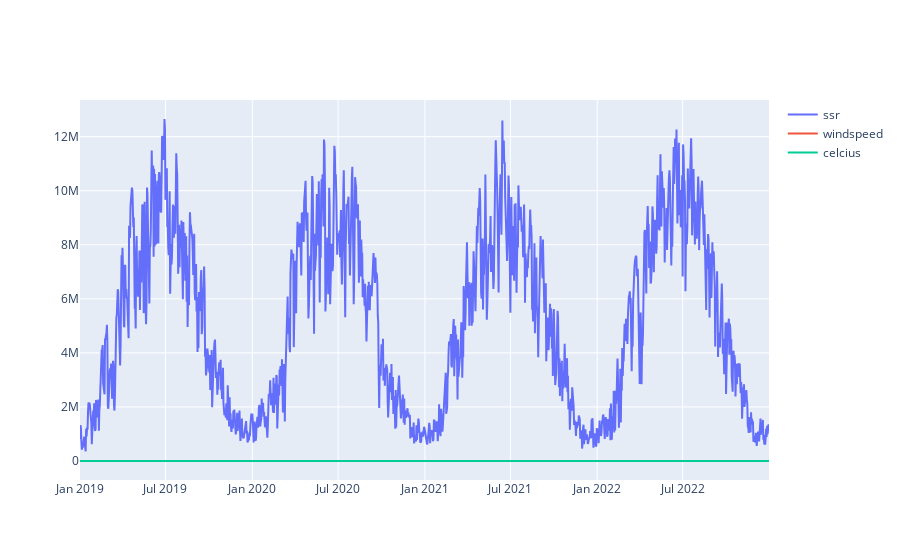

The notebook cell this image was saved under:
### Markdown cell above
## Look at ssr and celsius, bell shaped curve clearly visible

### Code cell
fig = go.Figure()
fig.add_trace(go.Scatter(x=df_new_daily["timestamps"], y=df_new_daily["ssr"], mode='lines', name='ssr'))
fig.add_trace(go.Scatter(x=df_new_daily["timestamps"], y=df_new_daily["windspeed"], mode='lines', name='windspeed'))
fig.add_trace(go.Scatter(x=df_new_daily["timestamps"], y=df_new_daily["celsius"], mode='lines', name='celcius'))
fig.show()

### Figure 1 — Plotly figure (JSON) as saved in the notebook; plotly's stock layout.template omitted (floating-point values rounded to 4 significant figures; data arrays with more than 128 entries replaced by an {"elided": "..."} marker saying what was removed)
{"data": [{"mode": "lines", "name": "ssr", "type": "scatter", "x": {"elided": "1461 str values"}, "y": {"elided": "1461 float values"}}, {"mode": "lines", "name": "windspeed", "type": "scatter", "x": {"elided": "1461 str values"}, "y": {"elided": "1461 float values"}}, {"mode": "lines", "name": "celcius", "type": "scatter", "x": {"elided": "1461 str values"}, "y": {"elided": "1461 float values"}}], "layout": {}}
